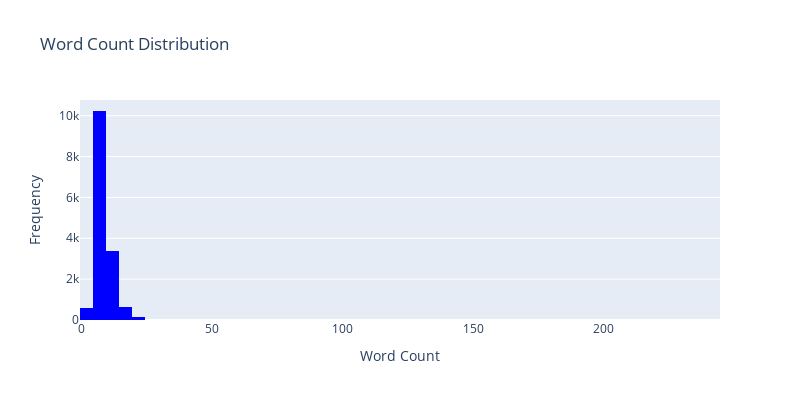

The notebook cell this image was saved under:
### Code cell
# Plots.plot_count_words(df_train)

### Figure 1 — Plotly figure (JSON) as saved in the notebook; plotly's stock layout.template omitted (floating-point values rounded to 4 significant figures; data arrays with more than 128 entries replaced by an {"elided": "..."} marker saying what was removed)
{"data": [{"marker": {"color": "blue"}, "name": "Word Count", "nbinsx": 50, "type": "histogram", "x": {"elided": "15000 int values"}}], "layout": {"height": 400, "showlegend": false, "title": {"text": "Word Count Distribution"}, "width": 800, "xaxis": {"title": {"text": "Word Count"}}, "yaxis": {"title": {"text": "Frequency"}}}}
